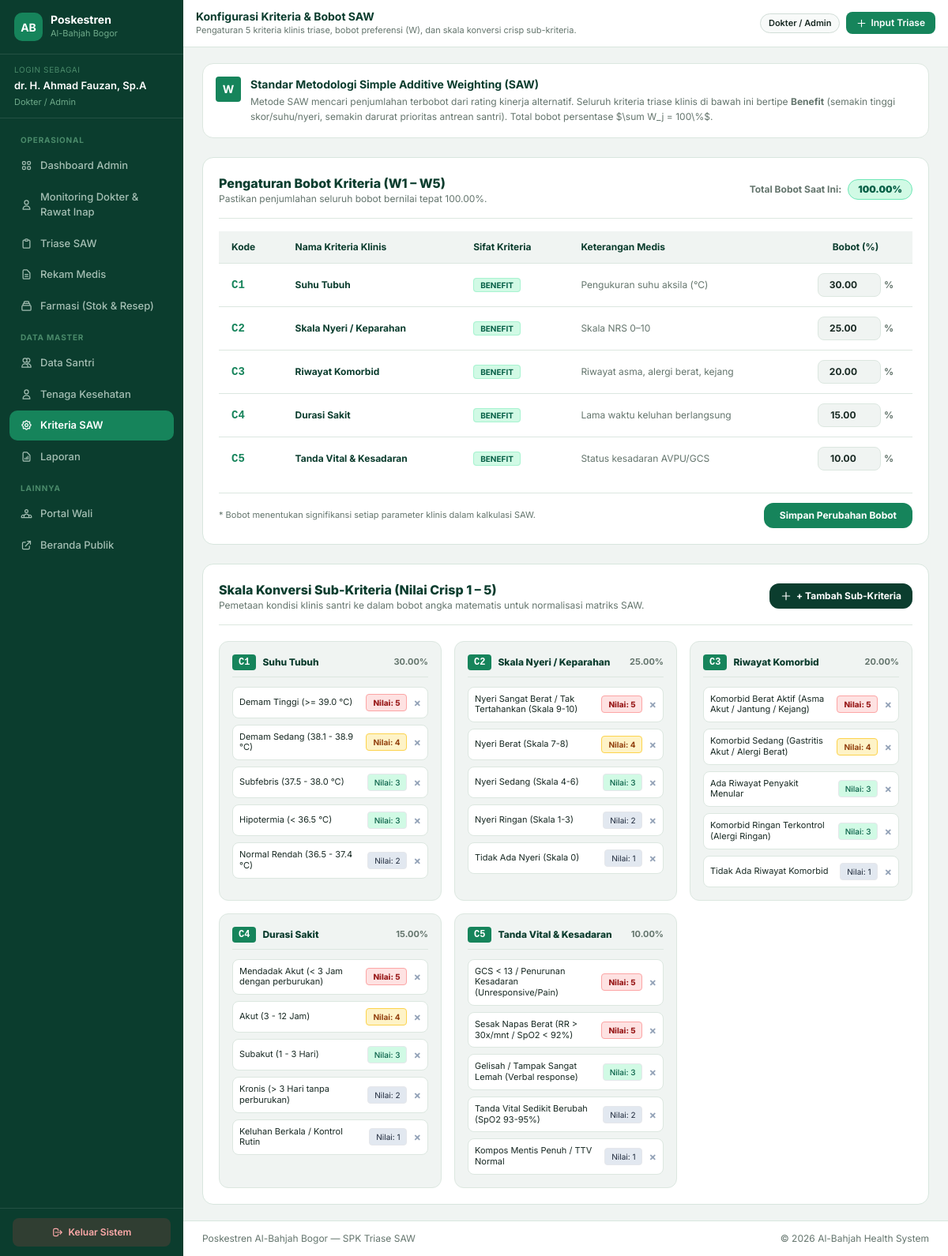
Screenshot of /kriteria_saw.php (signed in) with the database file from the repository.
### tables this page shows
CREATE TABLE `saw_kriteria` (
  `id` int(11) NOT NULL AUTO_INCREMENT,
  `kode_kriteria` varchar(10) NOT NULL,
  `nama_kriteria` varchar(100) NOT NULL,
  `bobot_persen` decimal(5,2) NOT NULL,
  `tipe_kriteria` enum('benefit','cost') NOT NULL,
  `keterangan` text DEFAULT NULL,
  PRIMARY KEY (`id`),
  UNIQUE KEY `kode_kriteria` (`kode_kriteria`)
);

CREATE TABLE `saw_sub_kriteria` (
  `id` int(11) NOT NULL AUTO_INCREMENT,
  `kriteria_id` int(11) NOT NULL,
  `deskripsi` varchar(100) NOT NULL,
  `nilai_crisp` int(11) NOT NULL,
  PRIMARY KEY (`id`),
  KEY `kriteria_id` (`kriteria_id`),
  CONSTRAINT `saw_sub_kriteria_ibfk_1` FOREIGN KEY (`kriteria_id`) REFERENCES `saw_kriteria` (`id`) ON DELETE CASCADE
);

### kriteria_saw.php (the view, shortened to what this page needs)
<?php
require_once 'header.php';
$kriteria_list = [];
$res_k = $conn->query("SELECT * FROM saw_kriteria ORDER BY id ASC");
$total_bobot_db = 0;
while ($k = $res_k->fetch_assoc()) {
    $total_bobot_db += $k['bobot_persen'];
    $kriteria_list[] = $k;
}
$sub_map = [];
$res_sub = $conn->query("SELECT * FROM saw_sub_kriteria ORDER BY kriteria_id ASC, nilai_crisp DESC");
while ($s = $res_sub->fetch_assoc()) {
    $sub_map[$s['kriteria_id']][] = $s;
}
?>
<div class="card p-4 mb-6 bg-white border border-[#DCE7E0]">
    <div class="flex items-start gap-3">
        <div class="w-8 h-8 rounded bg-[#16845B] text-white flex items-center justify-center font-bold text-sm flex-shrink-0">
            W
        </div>
        <div>
            <h3 class="font-bold text-[#0B3D2E] text-xs sm:text-sm">Standar Metodologi Simple Additive Weighting (SAW)</h3>
            <p class="text-xs text-[#64756D] mt-0.5 leading-relaxed">
                Metode SAW mencari penjumlahan terbobot dari rating kinerja alternatif. Seluruh kriteria triase klinis di bawah ini bertipe <strong>Benefit</strong> (semakin tinggi skor/suhu/nyeri, semakin darurat prioritas antrean santri). Total bobot persentase $\sum W_j = 100\%$.
            </p>
        </div>
    </div>
</div>
<div class="card p-5 mb-6">
    <div class="flex flex-col sm:flex-row sm:items-center justify-between pb-4 border-b border-[#DCE7E0] gap-3">
        <div>
            <h3 class="font-extrabold text-[#0B3D2E] text-sm sm:text-base">Pengaturan Bobot Kriteria (W1 – W5)</h3>
            <p class="text-xs text-[#64756D]">Pastikan penjumlahan seluruh bobot bernilai tepat 100.00%.</p>
        </div>
        <div class="flex items-center gap-2">
            <span class="text-xs font-bold text-[#64756D]">Total Bobot Saat Ini:</span>
            <span id="labelTotalBobot" class="px-3 py-1 rounded-full text-xs font-black <?= abs($total_bobot_db - 100.0) < 0.01 ? 'bg-emerald-100 text-emerald-800 border border-emerald-300' : 'bg-red-100 text-red-800 border border-red-300'; ?>">
                <?= number_format($total_bobot_db, 2); ?>%
            </span>
        </div>
    </div>
    <form method="POST" action="kriteria_saw.php" class="mt-4">
        <div class="overflow-x-auto">
            <table class="w-full text-left text-xs border-collapse">
                <thead>
                    <tr class="bg-[#f0f4f2] text-[#0B3D2E] font-bold border-b border-[#DCE7E0]">
                        <th class="py-3 px-4">Kode</th>
                        <th class="py-3 px-4">Nama Kriteria Klinis</th>
                        <th class="py-3 px-4">Sifat Kriteria</th>
                        <th class="py-3 px-4">Keterangan Medis</th>
                        <th class="py-3 px-4 text-center w-36">Bobot (%)</th>
                    </tr>
                </thead>
                <tbody class="divide-y divide-[#DCE7E0] text-[#182923]">
                    <?php foreach ($kriteria_list as $k): ?>
                    <tr class="hover:bg-slate-50 transition">
                        <td class="py-3 px-4 font-mono font-bold text-[#16845B] text-sm"><?= htmlspecialchars($k['kode_kriteria']); ?></td>
                        <td class="py-3 px-4 font-bold text-[#0B3D2E]"><?= htmlspecialchars($k['nama_kriteria']); ?></td>
                        <td class="py-3 px-4">
                            <span class="px-2 py-0.5 rounded text-[10px] font-bold bg-emerald-100 text-emerald-800 border border-emerald-200 uppercase">
                                <?= $k['tipe_kriteria']; ?>
                            </span>
                        </td>
                        <td class="py-3 px-4 text-[#64756D]"><?= htmlspecialchars($k['keterangan']); ?></td>
                        <td class="py-3 px-4 text-center">
                            <div class="inline-flex items-center gap-1">
                                <input type="number" step="0.5" min="0" max="100" name="bobot[<?= $k['id']; ?>]" value="<?= $k['bobot_persen']; ?>"
                                       oninput="hitungUlangBobot()" class="input-bobot w-20 px-2 py-1.5 rounded-lg border border-[#DCE7E0] text-center font-bold text-xs bg-[#f0f4f2] focus:bg-white focus:outline-none focus:ring-1 focus:ring-[#16845B]">
                                <span class="font-bold text-[#64756D]">%</span>
                            </div>
                        </td>
                    </tr>
                    <?php endforeach; ?>
                </tbody>
            </table>
        </div>
        <div class="mt-4 pt-3 border-t border-[#DCE7E0] flex items-center justify-between">
            <span class="text-[11px] text-[#64756D]">* Bobot menentukan signifikansi setiap parameter klinis dalam kalkulasi SAW.</span>
            <button type="submit" id="btnSimpanBobot" class="px-5 py-2 rounded-xl bg-[#16845B] hover:bg-[#0B3D2E] text-white font-bold text-xs shadow-xs transition">
                Simpan Perubahan Bobot
            </button>
        </div>
    </form>
</div>
<div class="card p-5">
    <div class="flex flex-col sm:flex-row sm:items-center justify-between pb-4 border-b border-[#DCE7E0] gap-3">
        <div>
            <h3 class="font-extrabold text-[#0B3D2E] text-sm sm:text-base">Skala Konversi Sub-Kriteria (Nilai Crisp 1 – 5)</h3>
            <p class="text-xs text-[#64756D]">Pemetaan kondisi klinis santri ke dalam bobot angka matematis untuk normalisasi matriks SAW.</p>
        </div>
        <button type="button" onclick="document.getElementById('modalTambahSub').classList.remove('hidden')"
                class="px-3.5 py-2 rounded-xl bg-[#0B3D2E] hover:bg-[#16845B] text-white font-bold text-xs transition flex items-center gap-1.5">
            <svg class="w-3.5 h-3.5" fill="none" stroke="currentColor" viewBox="0 0 24 24"><path stroke-linecap="round" stroke-linejoin="round" stroke-width="2" d="M12 4v16m8-8H4"/></svg>
            <span>+ Tambah Sub-Kriteria</span>
        </button>
    </div>
    <div class="grid grid-cols-1 md:grid-cols-2 lg:grid-cols-3 gap-4 mt-5">
        <?php foreach ($kriteria_list as $k): ?>
        <div class="p-4 rounded-xl border border-[#DCE7E0] bg-[#f0f4f2] flex flex-col justify-between">
            <div>
                <div class="flex items-center justify-between pb-2 border-b border-[#DCE7E0] mb-3">
                    <div class="flex items-center gap-2">
                        <span class="px-2 py-0.5 rounded bg-[#16845B] text-white font-mono font-bold text-xs"><?= htmlspecialchars($k['kode_kriteria']); ?></span>
                        <h4 class="font-extrabold text-[#0B3D2E] text-xs"><?= htmlspecialchars($k['nama_kriteria']); ?></h4>
                    </div>
                    <span class="text-[11px] font-bold text-[#64756D]"><?= $k['bobot_persen']; ?>%</span>
                </div>
                <div class="space-y-2">
                    <?php
                    $subs = $sub_map[$k['id']] ?? [];
                    if (!empty($subs)):
                        foreach ($subs as $s):
                            $crisp_badge = 'bg-slate-200 text-slate-800';
                            if ($s['nilai_crisp'] >= 5) $crisp_badge = 'bg-red-100 text-red-800 border-red-300 font-extrabold';
                            else if ($s['nilai_crisp'] >= 4) $crisp_badge = 'bg-amber-100 text-amber-800 border-amber-300 font-bold';
                            else if ($s['nilai_crisp'] >= 3) $crisp_badge = 'bg-emerald-100 text-emerald-800 font-medium';
                    ?>
                    <div class="p-2 rounded-lg bg-white border border-[#DCE7E0] flex items-center justify-between text-xs hover:border-[#16845B] transition">
                        <span class="text-[#182923] text-[11px] leading-tight mr-2"><?= htmlspecialchars($s['deskripsi']); ?></span>
                        <div class="flex items-center gap-2 flex-shrink-0">
                            <span class="px-2 py-0.5 rounded border text-[10px] <?= $crisp_badge; ?>">
                                Nilai: <?= $s['nilai_crisp']; ?>
                            </span>
                            <a href="kriteria_saw.php?hapus_sub_id=<?= $s['id']; ?>" onclick="return confirm('Hapus sub-kriteria ini?')" class="text-slate-400 hover:text-red-600 font-bold text-sm leading-none">&times;</a>
                        </div>
                    </div>
                    <?php
                        endforeach;
                    else:
                    ?>
                    <p class="text-[11px] text-[#64756D] italic">Belum ada sub-kriteria.</p>
                    <?php endif; ?>
                </div>
            </div>
        </div>
        <?php endforeach; ?>
    </div>
</div>
<?php require_once 'footer.php'; ?>

### header.php (style rules this page uses)
body { font-family: 'Inter', sans-serif; background: #f0f4f2; color: #182923; }
.card, .card-custom { background: #fff; border: 1px solid #d8e6de; border-radius: 14px; }

### rows the page displays
saw_kriteria: kode_kriteria "C1", nama_kriteria "Suhu Tubuh", tipe_kriteria "BENEFIT", keterangan "Pengukuran suhu aksila (°C)", bobot_persen "30.00"
saw_kriteria: kode_kriteria "C2", nama_kriteria "Skala Nyeri / Keparahan", tipe_kriteria "BENEFIT", keterangan "Skala NRS 0–10", bobot_persen "25.00"
saw_kriteria: kode_kriteria "C3", nama_kriteria "Riwayat Komorbid", tipe_kriteria "BENEFIT", keterangan "Riwayat asma, alergi berat, kejang", bobot_persen "20.00"
saw_kriteria: kode_kriteria "C4", nama_kriteria "Durasi Sakit", tipe_kriteria "BENEFIT", keterangan "Lama waktu keluhan berlangsung", bobot_persen "15.00"
saw_kriteria: kode_kriteria "C5", nama_kriteria "Tanda Vital & Kesadaran", tipe_kriteria "BENEFIT", keterangan "Status kesadaran AVPU/GCS", bobot_persen "10.00"
saw_sub_kriteria: deskripsi "Demam Tinggi (>= 39.0 °C)", nilai_crisp "5"
saw_sub_kriteria: deskripsi "Demam Sedang (38.1 - 38.9 °C)", nilai_crisp "4"
saw_sub_kriteria: deskripsi "Subfebris (37.5 - 38.0 °C)", nilai_crisp "3"
saw_sub_kriteria: deskripsi "Hipotermia (< 36.5 °C)", nilai_crisp "3"
saw_sub_kriteria: deskripsi "Normal Rendah (36.5 - 37.4 °C)", nilai_crisp "2"
saw_sub_kriteria: deskripsi "Nyeri Sangat Berat / Tak Tertahankan (Skala 9-10)", nilai_crisp "5"
saw_sub_kriteria: deskripsi "Nyeri Berat (Skala 7-8)", nilai_crisp "4"
saw_sub_kriteria: deskripsi "Nyeri Sedang (Skala 4-6)", nilai_crisp "3"
saw_sub_kriteria: deskripsi "Nyeri Ringan (Skala 1-3)", nilai_crisp "2"
saw_sub_kriteria: deskripsi "Tidak Ada Nyeri (Skala 0)", nilai_crisp "1"
saw_sub_kriteria: deskripsi "Komorbid Berat Aktif (Asma Akut / Jantung / Kejang)", nilai_crisp "5"
saw_sub_kriteria: deskripsi "Komorbid Sedang (Gastritis Akut / Alergi Berat)", nilai_crisp "4"
saw_sub_kriteria: deskripsi "Ada Riwayat Penyakit Menular", nilai_crisp "3"
saw_sub_kriteria: deskripsi "Komorbid Ringan Terkontrol (Alergi Ringan)", nilai_crisp "3"
saw_sub_kriteria: deskripsi "Tidak Ada Riwayat Komorbid", nilai_crisp "1"
saw_sub_kriteria: deskripsi "Mendadak Akut (< 3 Jam dengan perburukan)", nilai_crisp "5"
saw_sub_kriteria: deskripsi "Akut (3 - 12 Jam)", nilai_crisp "4"
saw_sub_kriteria: deskripsi "Subakut (1 - 3 Hari)", nilai_crisp "3"
saw_sub_kriteria: deskripsi "Kronis (> 3 Hari tanpa perburukan)", nilai_crisp "2"
saw_sub_kriteria: deskripsi "Keluhan Berkala / Kontrol Rutin", nilai_crisp "1"
saw_sub_kriteria: deskripsi "GCS < 13 / Penurunan Kesadaran (Unresponsive/Pain)", nilai_crisp "5"
saw_sub_kriteria: deskripsi "Sesak Napas Berat (RR > 30x/mnt / SpO2 < 92%)", nilai_crisp "5"
saw_sub_kriteria: deskripsi "Gelisah / Tampak Sangat Lemah (Verbal response)", nilai_crisp "3"
saw_sub_kriteria: deskripsi "Tanda Vital Sedikit Berubah (SpO2 93-95%)", nilai_crisp "2"
saw_sub_kriteria: deskripsi "Kompos Mentis Penuh / TTV Normal", nilai_crisp "1"

### other values shown
$user_name "dr. H. Ahmad Fauzan, Sp.A"
$role_map[$user_role] "Dokter / Admin"
$page_title "Konfigurasi Kriteria & Bobot SAW"
$page_desc "Pengaturan 5 kriteria klinis triase, bobot preferensi (W), dan skala konversi crisp sub-kriteria."
$badge['label'] "Dokter / Admin"
$total_bobot_db "100.00"
